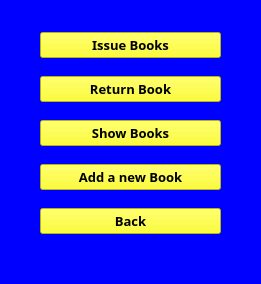
<?xml version="1.0" encoding="UTF-8"?>
<ui version="4.0">
 <class>faculty</class>
 <widget class="QMainWindow" name="faculty">
  <property name="geometry">
   <rect>
    <x>0</x>
    <y>0</y>
    <width>261</width>
    <height>284</height>
   </rect>
  </property>
  <property name="windowTitle">
   <string>MainWindow</string>
  </property>
  <property name="styleSheet">
   <string notr="true">background-color: rgb(0, 0, 255);</string>
  </property>
  <widget class="QWidget" name="centralwidget">
   <widget class="QWidget" name="verticalLayoutWidget">
    <property name="geometry">
     <rect>
      <x>40</x>
      <y>20</y>
      <width>181</width>
      <height>231</height>
     </rect>
    </property>
    <layout class="QVBoxLayout" name="verticalLayout">
     <item>
      <widget class="QPushButton" name="pushButton_2">
       <property name="font">
        <font>
         <family>MS Office Symbol Semilight</family>
         <pointsize>10</pointsize>
         <weight>75</weight>
         <bold>true</bold>
        </font>
       </property>
       <property name="styleSheet">
        <string notr="true">background-color: rgb(255, 255, 0);</string>
       </property>
       <property name="text">
        <string>Issue Books</string>
       </property>
      </widget>
     </item>
     <item>
      <widget class="QPushButton" name="pushButton_5">
       <property name="font">
        <font>
         <family>MS Office Symbol Semilight</family>
         <pointsize>10</pointsize>
         <weight>75</weight>
         <bold>true</bold>
        </font>
       </property>
       <property name="styleSheet">
        <string notr="true">background-color: rgb(255, 255, 0);</string>
       </property>
       <property name="text">
        <string>Return Book</string>
       </property>
      </widget>
     </item>
     <item>
      <widget class="QPushButton" name="pushButton_3">
       <property name="font">
        <font>
         <family>MS Office Symbol Semilight</family>
         <pointsize>10</pointsize>
         <weight>75</weight>
         <bold>true</bold>
        </font>
       </property>
       <property name="styleSheet">
        <string notr="true">background-color: rgb(255, 255, 0);</string>
       </property>
       <property name="text">
        <string>Show Books</string>
       </property>
      </widget>
     </item>
     <item>
      <widget class="QPushButton" name="pushButton_4">
       <property name="font">
        <font>
         <family>MS Office Symbol Semilight</family>
         <pointsize>10</pointsize>
         <weight>75</weight>
         <bold>true</bold>
        </font>
       </property>
       <property name="styleSheet">
        <string notr="true">background-color: rgb(255, 255, 0);</string>
       </property>
       <property name="text">
        <string>Add a new Book</string>
       </property>
      </widget>
     </item>
     <item>
      <widget class="QPushButton" name="pushButton_6">
       <property name="font">
        <font>
         <family>MS Office Symbol Semilight</family>
         <pointsize>10</pointsize>
         <weight>75</weight>
         <bold>true</bold>
        </font>
       </property>
       <property name="styleSheet">
        <string notr="true">background-color: rgb(255, 255, 0);</string>
       </property>
       <property name="text">
        <string>Back</string>
       </property>
      </widget>
     </item>
    </layout>
   </widget>
  </widget>
  <widget class="QStatusBar" name="statusbar"/>
 </widget>
 <resources/>
 <connections/>
</ui>
